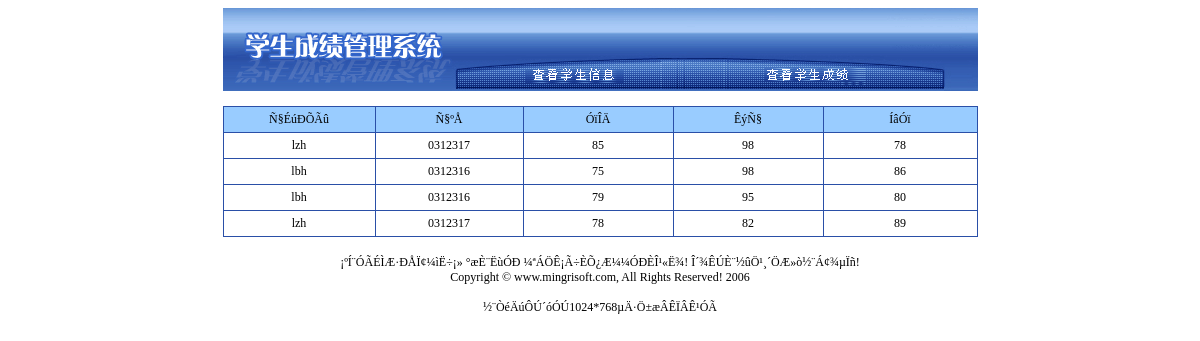
Screenshot of /265/score.php with the database file from the repository.
### tables this page shows
CREATE TABLE `tb_sco` (
  `id` int(8) NOT NULL auto_increment,
  `sid` int(8) NOT NULL,
  `yw` float NOT NULL,
  `wy` float NOT NULL,
  `sx` float NOT NULL,
  PRIMARY KEY  (`id`)
);

CREATE TABLE `tb_stu` (
  `id` int(8) NOT NULL auto_increment,
  `sname` varchar(50) NOT NULL,
  `sno` varchar(50) NOT NULL,
  `sage` int(4) NOT NULL,
  `saddress` varchar(200) NOT NULL,
  `ssfzh` varchar(20) NOT NULL,
  PRIMARY KEY  (`id`)
);

### 265/score.php (the view)
<?php
include_once("top.php");
?>
<table width="755" height="15" border="0" align="center" cellpadding="0" cellspacing="0">
  <tr>
    <td>&nbsp;</td>
  </tr>
</table>
<table width="755" border="0" align="center" cellpadding="0" cellspacing="0">
  <tr>
    <td bgcolor="#2A4FA7"><table width="755" height="50" border="0" align="center" cellpadding="0" cellspacing="1">
      <tr>
        <td width="151" height="25" bgcolor="#99CCFF"><div align="center">Ñ§ÉúÐÕÃû</div></td>
        <td width="147" bgcolor="#99CCFF"><div align="center">Ñ§ºÅ </div></td>
        <td width="149" bgcolor="#99CCFF"><div align="center">ÓïÎÄ</div></td>
        <td width="149" bgcolor="#99CCFF"><div align="center">ÊýÑ§</div></td>
        <td width="153" bgcolor="#99CCFF"><div align="center">ÍâÓï</div></td>
      </tr>
	  <?php
	  include_once("conn.php");
	  $sql=$conn->query("select * from tb_sco,tb_stu where tb_sco.sid=tb_stu.id");
	  $info=$sql->fetch_array(MYSQLI_ASSOC);
	  if($info==NULL)
	   {
	     echo "ÔÝÎÞÑ§Éú³É¼¨ÐÅÏ¢!";
	   }
	   else
	    {
		 do
		  {
	  ?>
      <tr>
        <td height="25" bgcolor="#FFFFFF"><div align="center"><?php echo $info[sname];?></div></td>
        <td height="25" bgcolor="#FFFFFF"><div align="center"><?php echo $info[sno];?></div></td>
        <td height="25" bgcolor="#FFFFFF"><div align="center"><?php echo $info[yw];?></div></td>
        <td height="25" bgcolor="#FFFFFF"><div align="center"><?php echo $info[sx];?></div></td>
        <td height="25" bgcolor="#FFFFFF"><div align="center"><?php echo $info[wy];?></div></td>
      </tr>
	  <?php
	     }
		 while($info=$sql->fetch_array(MYSQLI_ASSOC));
	  }
	  ?>
    </table></td>
  </tr>
</table>
<table width="600" height="80" border="0" align="center" cellpadding="0" cellspacing="0">
  <tr>
    <td><div align="center"><br />
      ¡ºÍ¨ÓÃÉÌÆ·ÐÅÏ¢¼ìË÷¡» °æÈ¨ËùÓÐ&nbsp;<a href="http://www.mingrisoft.com/about.asp" class="a1">¼ªÁÖÊ¡Ã÷ÈÕ¿Æ¼¼ÓÐÈÎ¹«Ë¾</a>! Î´¾­ÊÚÈ¨½ûÖ¹¸´ÖÆ»ò½¨Á¢¾µÏñ!<br />
      Copyright &copy;&nbsp;<a href="http://www.mingrisoft.com/about.asp" class="a1">www.mingrisoft.com</a>, All Rights Reserved! 2006<br />
      <br />
      ½¨ÒéÄúÔÚ´óÓÚ1024*768µÄ·Ö±æÂÊÏÂÊ¹ÓÃ </div></td>
  </tr>
</table>
</body>
</html>

### 265/style.css (style rules this page uses)
.a1:link { COLOR: #000000; TEXT-DECORATION: none }
BODY { COLOR: #000000; }
TD,TH { FONT-SIZE:12px; COLOR: #000000; }

### rows the page displays
tb_sco: tb_stu.sname "lzh", tb_stu.sno "0312317", yw "85", sx "98", wy "78"
tb_sco: tb_stu.sname "lbh", tb_stu.sno "0312316", yw "75", sx "98", wy "86"
tb_sco: tb_stu.sname "lbh", tb_stu.sno "0312316", yw "79", sx "95", wy "80"
tb_sco: tb_stu.sname "lzh", tb_stu.sno "0312317", yw "78", sx "82", wy "89"
